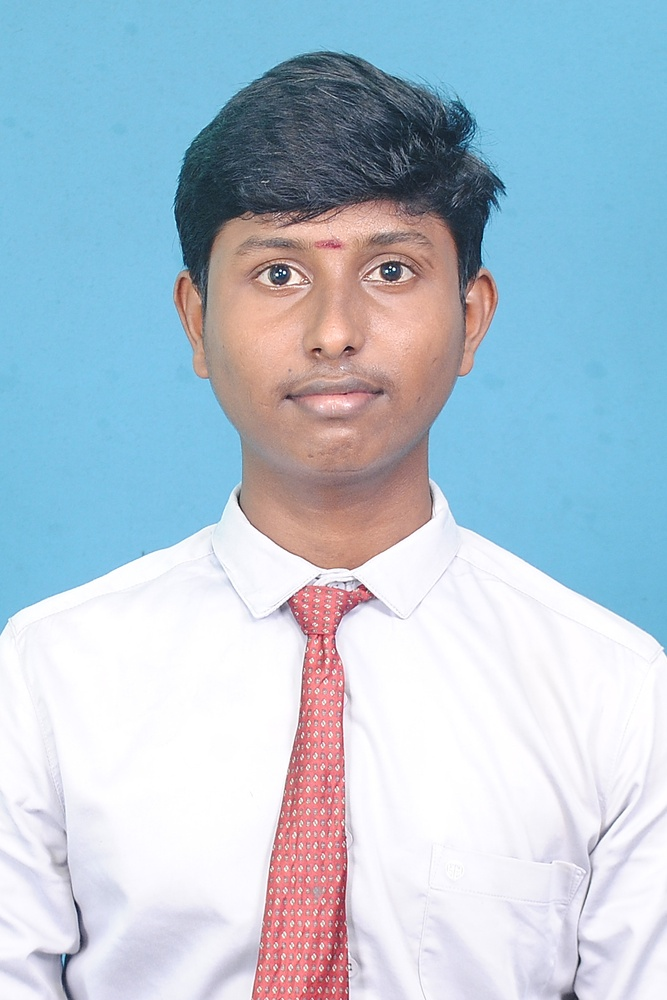
#> input picture photos/D.photo.jpg, 667 x 1000 px, shrunk from 1200 x 1800 before the run
$ python contour.py
#> lines starting #> are read from the running program, lines starting #| are printed output that depends on the picture; after the words box and inside, x2 and y2 are one past the last pixel; in counts of white or black regions, pixels touching at a corner belong together
import cv2 as cv
import numpy as np
img=cv.imread('../photos/D.photo.jpg')
#> img is the input picture: shape (1000, 667, 3); mean B, G, R 212, 197.3, 178.3
cv.imshow('Dhaya',img)
gray=cv.cvtColor(img,cv.COLOR_BGR2GRAY)
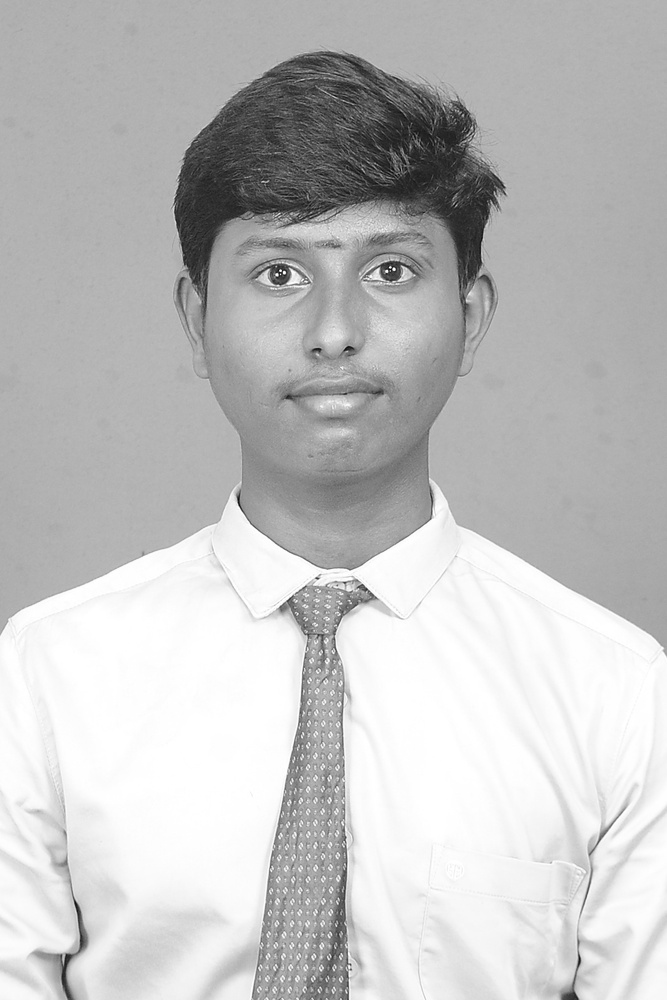
#> gray: shape (1000, 667); min 3, max 255, mean 193.2
cv.imshow('gray',gray)
#blur the image
blur=cv.GaussianBlur(gray,(5,5),cv.BORDER_DEFAULT)
cv.imshow('blur',blur)
#edge cascade
canny=cv.Canny(blur,125,175)
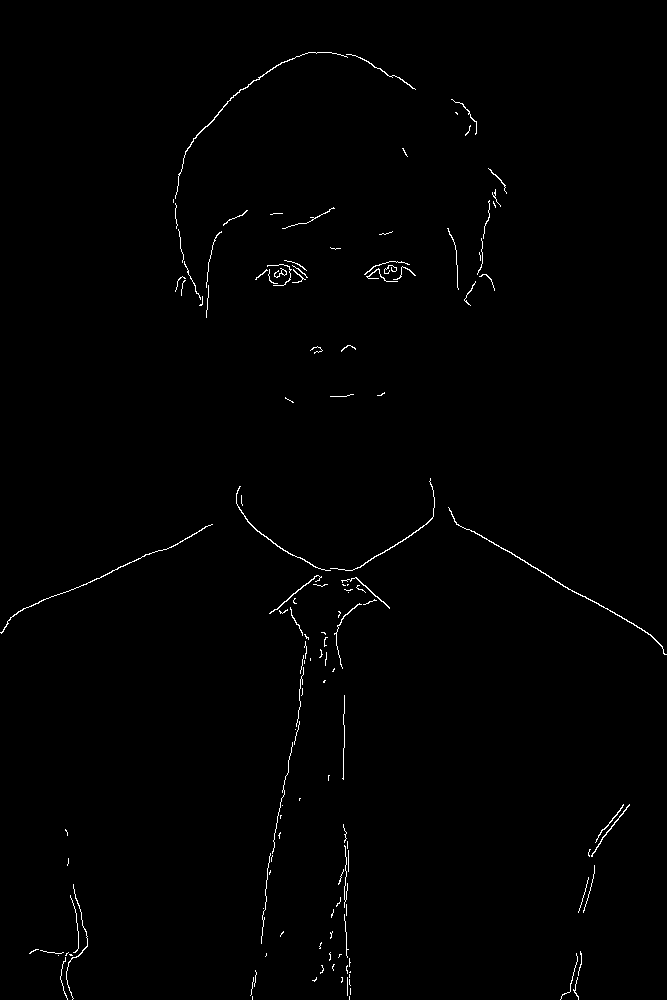
#> canny: shape (1000, 667); 0.73% white in thin lines or dots
cv.imshow('canny',canny)
contour,heirarchies=cv.findContours(canny,cv.RETR_LIST,cv.CHAIN_APPROX_NONE)
#> contour = 139 contours, 126 with area under 20; largest, box (x1, y1, x2, y2) and area: (448, 507, 667, 655) 122, (175, 52, 348, 199) 78, (0, 524, 213, 634) 68, (236, 486, 331, 571) 56, (330, 478, 435, 571) 52
#RETR_LIST-->retrive all the contours(mode)
#CHAIN_APPROX_NONE-->retrive all the contours
#CHAIN_APPROX_SIMPLE-->retrive meaningful contours if its a line two contour is enough to represent it
print(f'{len(contour)} contours found')
#| 139 contours found
cv.waitKey(0)
